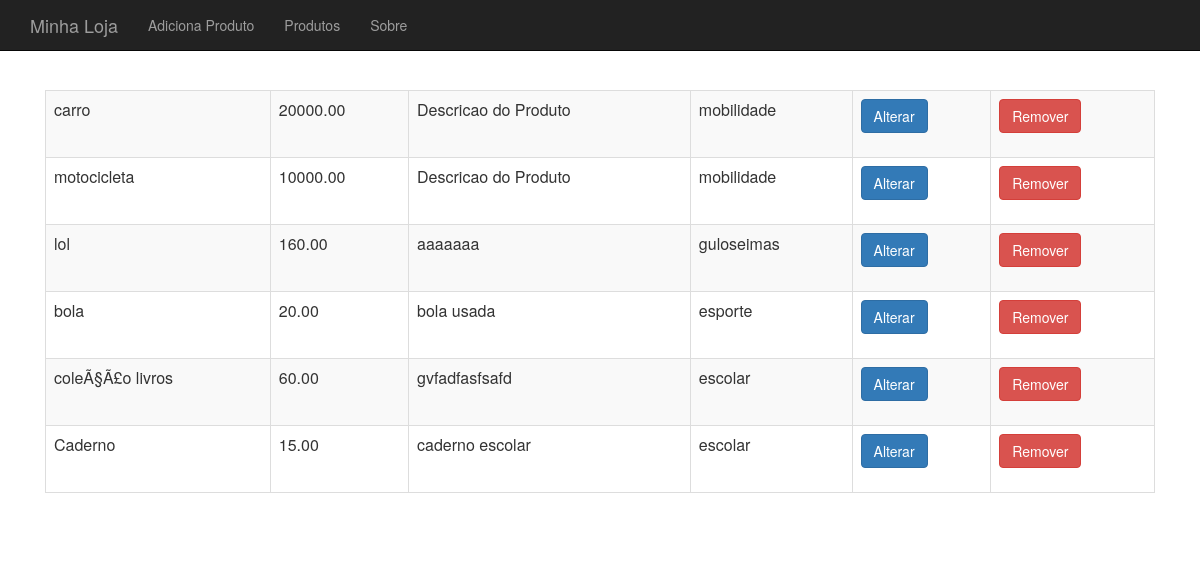
The app's page /produto-lista.php with its own data.
### tables this page shows
CREATE TABLE IF NOT EXISTS `produtos` (
  `id` int(11) NOT NULL AUTO_INCREMENT,
  `nome` varchar(255) DEFAULT NULL,
  `preco` decimal(10,2) DEFAULT NULL,
  `descricao` text,
  `categoria_id` int(11) DEFAULT NULL,
  `usado` tinyint(1) DEFAULT '0',
  PRIMARY KEY (`id`)
);

CREATE TABLE IF NOT EXISTS `categorias` (
  `id` int(11) NOT NULL AUTO_INCREMENT,
  `nome` varchar(255) DEFAULT NULL,
  PRIMARY KEY (`id`)
);

### banco-produto.php (called while the page is built, shortened)
<?php
function listaProduto($conexao) {
    $produtos = array();
    $query = 'select p.*, c.nome as categoria_nome '
            . 'from produtos as p join categorias as c ON p.categoria_id = c.id';
    $resultado = mysqli_query($conexao, $query);
    while ($produto = mysqli_fetch_assoc($resultado)) {
        array_push($produtos, $produto);
    }
    return $produtos;
}

### produto-lista.php (the view, shortened to what this page needs)
<?php
include './cabecalho.php';
include './conecta.php';
include './banco-produto.php';
include './banco-categoria.php';
?>
<table class="table table-striped table-bordered">
    <?php
    $produtos = listaProduto($conexao);
    foreach ($produtos as $produto) :
        ?>
        <tr>
            <td><?= $produto['nome'] ?></td>
            <td><?= $produto['preco'] ?></td>
            <td><?= substr($produto['descricao'], 0, 40) ?></td>
            <td><?= $produto['categoria_nome']?></td>
            <td>
                <a href="produto-altera-formulario.php?id=<?=$produto['id']?>" class="btn btn-primary">
                    Alterar
                </a>
            </td>
            <td>
                <form action="remove-produto.php" method="post">
                    <button class="btn btn-danger">Remover</button>
                </form>
            </td>
        </tr>
    <?php endforeach; ?>
</table>
<?php include './rodape.php'; ?>

### cabecalho.php (shortened to what this page needs)
<html>
    <head>
        <link href="css/bootstrap.min.css" rel="stylesheet" />
        <link href="css/loja.css" rel="stylesheet" />
    </head>
    <body>
        <div class="navbar navbar-inverse navbar-fixed-top">
            <div class="container">
                <div class="navbar-header">
                    <a href="index.php" class="navbar-brand">Minha Loja</a>
                </div>
                <div>
                    <ul class="nav navbar-nav">
                        <li><a href="produto-formulario.php">Adiciona Produto</a></li>
                        <li><a href="produto-lista.php">Produtos</a></li>
                        <li><a href="sobre.php">Sobre</a></li>
                    </ul>
                </div>
            </div>
        </div>
        <div class="container">
            <div class="principal">

### rodape.php
            </div>
        </div>
    </body>
</html>

### css/loja.css (style rules this page uses)
body { padding-top: 50px; }
.principal { padding: 40px 15px; text-align: center; }

### records on screen
produtos: nome "carro", preco "20000.00", descricao "Descricao do Produto", categoria.nome "mobilidade"
produtos: nome "motocicleta", preco "10000.00", descricao "Descricao do Produto", categoria.nome "mobilidade"
produtos: nome "lol", preco "160.00", descricao "aaaaaaa", categoria.nome "guloseimas"
produtos: nome "bola", preco "20.00", descricao "bola usada", categoria.nome "esporte"
produtos: nome "coleÃ§Ã£o livros", preco "60.00", descricao "gvfadfasfsafd", categoria.nome "escolar"
produtos: nome "Caderno", preco "15.00", descricao "caderno escolar", categoria.nome "escolar"
